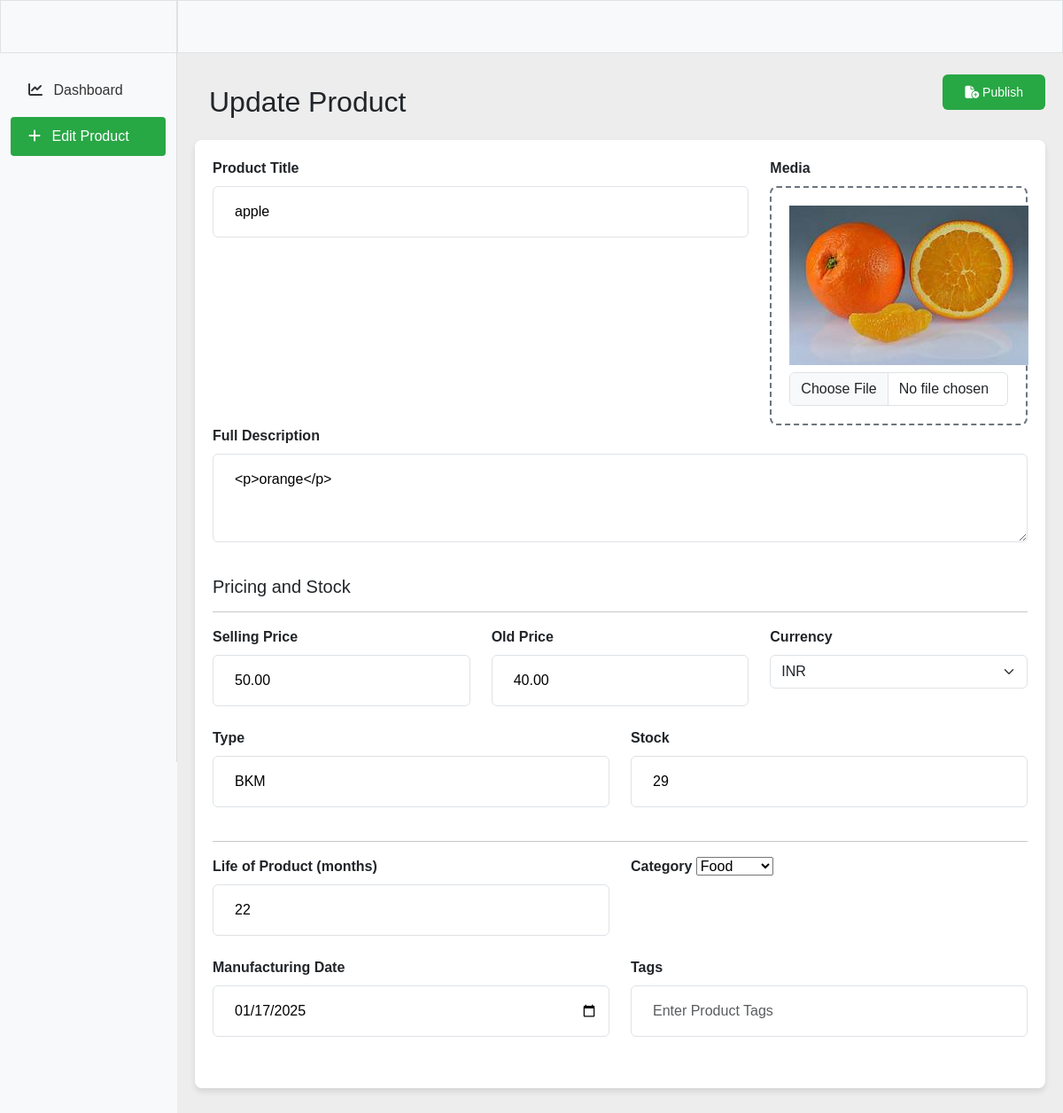
The app's page /useradmin/dashboard/edit_product/cd35gce3ge/ (signed in) with its own data.
### core/models.py (models this page shows, shortened)
class Product(models.Model):
    pid = ShortUUIDField(unique=True, length = 10, max_length=30, alphabet = "abcdefgh12345")  #cat575e9969795t69
    user = models.ForeignKey(User, on_delete=models.SET_NULL, null=True)
    category = models.ForeignKey(Category, on_delete=models.SET_NULL, null=True, related_name='category')
    vendor = models.ForeignKey(Vendor, on_delete=models.SET_NULL, null=True, related_name='product')
    title = models.CharField( max_length=100, default="Fresh Cookies")   #title Heading
    image = models.ImageField( upload_to=user_directory_path, default="product.jpg")  #thumbnail of image
    description = RichTextUploadingField(null= True, blank= True, default="This is product")
    price = models.DecimalField(max_digits=9999999999999, decimal_places=2, default="1.99")
    old_price = models.DecimalField(max_digits=9999999999999, decimal_places=2, default="2.99")
    specification = RichTextUploadingField(null=True, blank=True)
    type = models.CharField(max_length=100, default="Organic",null = True, blank=True)
    life = models.CharField(max_length=100, default="100",null = True, blank=True)
    mfg = models.DateTimeField(auto_now_add=False, null = True, blank=True)
    stock = models.DecimalField(max_digits=10000000, decimal_places=0,  null=True, blank=True)
    tags = TaggableManager(blank=True)
    product_status = models.CharField(choices=STATUS, max_length=10, default="in_review")
    status = models.BooleanField(default=True)
    in_stock = models.BooleanField(default=True)
    featured = models.BooleanField(default=False)
    digital = models.BooleanField(default=False)
    vid = ShortUUIDField(unique=True, length = 4, max_length=20, prefix="sku", alphabet = "1234567890")  #cat575e9969795t69
    date = models.DateTimeField(auto_now_add=True)
    updated = models.DateTimeField(null = True, blank=True)
    class Meta:
        verbose_name_plural = "Product"  #categorys ==> Categories  in table

### useradmin/decorators.py (the view)
    def wrapper(request, *args, **kwargs):
        if request.user.is_superuser != True:
            messages.warning(request, "you are not authorized to accces this page")
            return redirect("/user/sign-in")
        return view_func(request, *args, **kwargs)

### core/context_processor.py (called while the page is built)
def default(request):
    categories = Category.objects.all()
    vendor = Vendor.objects.all()
    min_max_price = Product.objects.all().aggregate(Min('price'), Max('price'))
    wishlist_product_ids = Wishlist.objects.filter(user=request.user).values_list('product__id', flat=True) if request.user.is_authenticated else []
    try:
        wishlist = Wishlist.objects.filter(user = request.user)
    except:
        messages.warning(request, "You need to login first")
        wishlist = 0
    try:
        address = Address.objects.get(user = request.user)
    except:
        address = None
    return {
        'categories': categories,
        'address' : address,
        'vendors' : vendor,
        'min_max_price' : min_max_price,
        'wishlist':wishlist,
        'wishlist_product_ids':wishlist_product_ids,
    }

### core/models.py (called while the page is built)
    def __str__(self):
        return self.title

### useradmin/views.py (called while the page is built)
@admin_required
def edit_product(request, pid):
    product = Product.objects.get(pid=pid)
    if request.method == 'POST':
        form = AddProduct(request.POST, request.FILES, instance=product)
        if form.is_valid():
            new_form = form.save(commit=False)
            new_form.user = request.user
            new_form.save()
            form.save_m2m()
            return redirect ("useradmin:edit_product", product.pid)
    else:
        form = AddProduct(instance=product)
    context = {
        "form": form,
        "product": product,
    }
    return render(request, "useradmin/edit_product.html", context)

### templates/useradmin/edit_product.html (shortened to what this page needs)
{% load static %} {{ form.media }}
<!DOCTYPE html>
<html lang="en">
  <head>
    <link
      href="https://cdn.jsdelivr.net/npm/bootstrap@5.3.0/dist/css/bootstrap.min.css"
      rel="stylesheet"
    />
    <link
      rel="stylesheet"
      href="https://cdnjs.cloudflare.com/ajax/libs/font-awesome/6.7.2/css/all.min.css"
    />
    <link
      rel="stylesheet"
      type="text/css"
      href="{% static 'assets/useradmin/dashboard.css' %}"
    />
    <link
      rel="stylesheet"
      href="https://cdnjs.cloudflare.com/ajax/libs/font-awesome/6.0.0/css/all.min.css"
    />
  </head>
  <body>
    <div class="container-fluid">
      <div class="row">
        <div class="col-md-3 col-lg-2 border" style="height: 60px"></div>
        <div class="col-md-9 col-lg-10 border"></div>
      </div>
    </div>
    <div class="container-fluid">
      <div class="row">
        <div class="col-md-3 col-lg-2 sidebar">
          <a
            href="{% url 'useradmin:dashboard' %}"
            class="mb-2"
            onclick="showSection('dashboard')"
            ><i class="fas fa-chart-line me-2"></i> Dashboard</a
          >
          <a class="active mb-2" onclick="showSection('add_product')"
            ><i class="fas fa-plus me-2"></i> Edit Product</a
          >
        </div>
        <div
          class="col-md-9 col-lg-10 content"
          style="background-color: rgb(237, 237, 237)"
        >
          <div id="add_product" class="section">
            <form action="" method="POST" enctype="multipart/form-data">
              <div class="row d-flex justify-content-between">
                <div class="col-md-6 mt-3 mb-2">
                  <h2 class="mb-2 ms-3">Update Product</h2>
                </div>
                <div class="col-md-6 d-flex justify-content-end">
                  <button
                    class="btn submit mt-1 mb-2 pt-1 pb-1 ps-4 pe-4"
                    type="submit"
                    style="
                      font-weight: 500;
                      color: white;
                      height: 40px;
                      background-color: #28a745;
                    "
                  >
                    <span class="small"
                      ><i class="fa-solid fa-file-circle-plus"></i> Publish
                    </span>
                  </button>
                </div>
              </div>
              <div class="container form-container">
                <div class="block">
                  <div class="row mb-3">
                    <div class="col-md-8">
                      <label for="productTitle" class="form-label"
                        >Product Title</label
                      >
                      {{ form.title }}
                    </div>
                    <div class="col-md-4">
                      <label for="productMedia" class="form-label">Media</label>
                      <div class="media-box" id="productMedia">
                        <img class="mb-2" src="{{product.image.url}}" alt="" />
                        {{form.image}}
                      </div>
                    </div>
                    <div class="col-mb-8">
                      <label for="productDescription" class="form-label"
                        >Full Description</label
                      >
                      {{ form.description }}
                    </div>
                  </div>
                </div>
                <div class="block">
                  <h5>Pricing and Stock</h5>
                  <hr />
                  <div class="row mb-3">
                    <div class="col-md-4">
                      <label for="sellingPrice" class="form-label"
                        >Selling Price</label
                      >
                      {{form.price}}
                    </div>
                    <div class="col-md-4">
                      <label for="oldPrice" class="form-label">Old Price</label>
                      {{ form.old_price}}
                    </div>
                    <div class="col-md-4">
                      <label for="currency" class="form-label">Currency</label>
                      <select class="form-select" id="currency">
                        <option value="INR" selected>INR</option>
                      </select>
                    </div>
                  </div>
                  <div class="row mb-3">
                    <div class="col-md-6">
                      <label for="productType" class="form-label">Type</label>
                      {{form.type}}
                    </div>
                    <div class="col-md-6">
                      <label for="stock" class="form-label">Stock</label>
                      {{form.stock}}
                    </div>
                  </div>
                </div>
                <div class="block">
                  <hr />
                  <div class="row mb-3">
                    <div class="col-md-6">
                      <label for="productLife" class="form-label"
                        >Life of Product (months)</label
                      >
                      {{ form.life}}
                    </div>
                    <div class="col-md-6">
                      <label for="productCategory" class="form-label"
                        >Category</label
                      >
                      {{form.category}}
                    </div>
                  </div>
                  <div class="row mb-3">
                    <div class="col-md-6">
                      <label for="productMfg" class="form-label"
                        >Manufacturing Date</label
                      >
                      {{form.mfg}}
                    </div>
                    <div class="col-md-6">
                      <label for="productTags" class="form-label">Tags</label>
                      {{form.tags}}
                    </div>
                  </div>
                </div>
              </div>
            </form>
          </div>
        </div>
      </div>
    </div>
  </body>
</html>

### static/assets/useradmin/dashboard.css (style rules this page uses)
body { font-family: Arial, sans-serif; background-color: #f8f9fa; }
.sidebar { height: 100vh; background-color: #f8f9fa; border-right: 1px solid #ddd; padding-top: 20px; }
.sidebar a { font-size: 16px; color: #333; display: block; padding: 10px 20px; text-decoration: none; cursor: pointer; }
.sidebar a:hover, .sidebar a.active { background-color: rgb(40, 167, 69); color: white; border-radius: 4px; }
.content { padding: 20px; }
.form-container { max-width: 1200px; background: #fff; padding: 20px; border-radius: 8px; box-shadow: 0 4px 6px rgba(0, 0, 0, 0.1); }
.media-box { border: 2px dashed #6c757d; border-radius: 8px; padding: 20px; text-align: center; color: #6c757d; cursor: pointer; }
.form-label { font-weight: 500; }
.block { margin-bottom: 30px; }
.section { margin-bottom: 10px; }
.form-label { font-weight: 600; }

### records on screen
Product: title "apple", image (picture), description "<p>orange</p>", price "50.00", old_price "40.00", type "BKM", stock "29", life "22", category "Food", mfg "01/17/2025"
